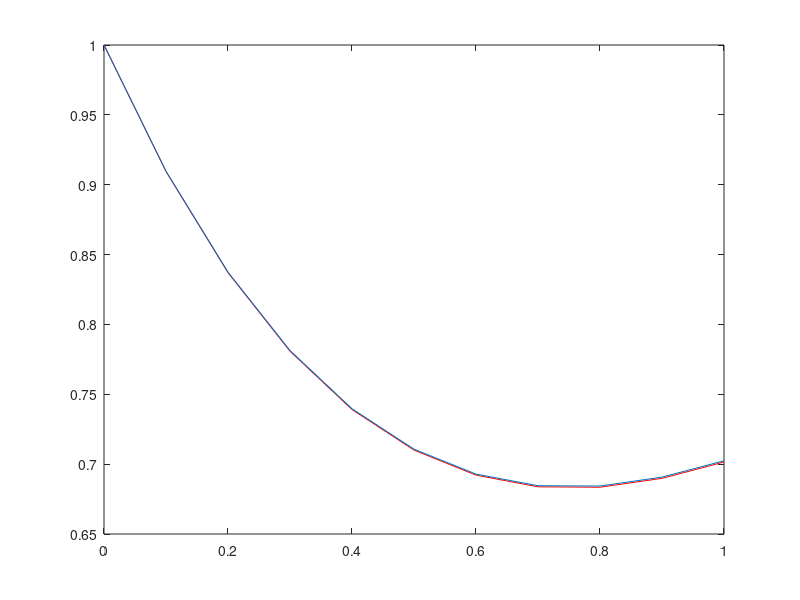

MATLAB code to generate this figure:
function [] = a5q2()
a = 0;
b = 1;
tol=10^(-5);

for p=1:1
    n = 10^p;
    power(p) = n;
    h = (b-a)/n;
    arr = a:h:b;
    y(1)=1;
    x(1) = 1;
    q(1)=1;
    z = (sin(arr) - cos(arr) + 3*(exp(-arr)))/2;
    
    for i=1:n
        y(i+1) = y(i) + (h*( sin(arr(i)) - y(i) ));
        temp=x(i) + (h*( sin(arr(i+1)) - x(i) ));
        x(i+1) = x(i) + (h*( sin(arr(i+1)) - temp ));
        while(x(i+1)-temp > tol)
            x(i+1) = x(i) + (h*( sin(arr(i+1)) - temp ));
            temp=x(i+1);
        end
        q(i+1)=(y(i+1)+x(i+1))/2;
    end
end
x
plot(arr,q,'r')
hold on
plot(arr,z)
%plot(power, m, 'b');
%hold on;
%loglog(power, m, 'b');
%plot(arr, z, 'r');
%hold off;
end